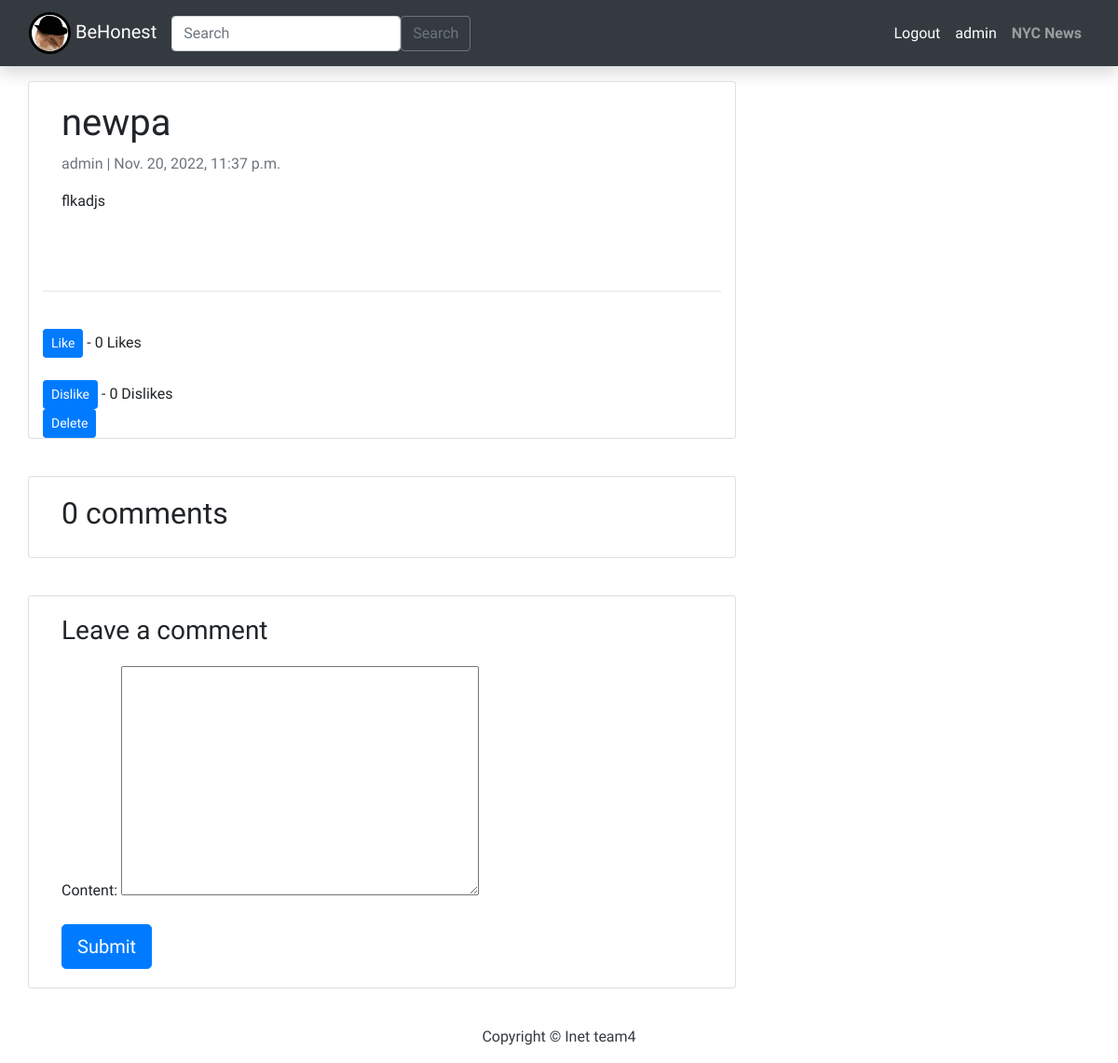
Page /home/14/ (signed in) on the committed database.
### post/models.py (models this page shows, shortened)
class Post(models.Model):
    title = models.CharField(max_length=200)
    author = models.ForeignKey(
        User, on_delete=models.CASCADE, related_name="blog_posts"
    )
    content = models.TextField()
    created_on = models.DateTimeField(auto_now_add=True)
    likes = models.ManyToManyField(User, related_name="post_post")
    dislikes = models.ManyToManyField(User, related_name="blog_post")
    class Meta:
        ordering = ["-title"]
    def total_likes(self):
        return self.likes.count()
    def total_dislikes(self):
        return self.dislikes.count()

### post/views.py (the view)
# urls.py: path("<int:id>/", views.post_detail, name="post_detail"),
@login_required(login_url="/")  # redirect when user is not logged in
def post_detail(request, id):
    template_name = "post_detail.html"
    post = get_object_or_404(Post, id=id)
    comments = post.comments.filter(active=True).order_by("-created_on")
    new_comment = None
    post.liked = False
    post.disliked = False
    if post.likes.filter(id=request.user.id).exists():
        post.liked = True
    if post.dislikes.filter(id=request.user.id).exists():
        post.disliked = True
    if request.method == "POST":
        comment_form = CommentForm(data=request.POST)
        if comment_form.is_valid():
            new_comment = comment_form.save(commit=False)
            new_comment.post = post
            new_comment.save()
    else:
        comment_form = CommentForm()
    return render(
        request,
        template_name,
        {
            "post": post,
            "comments": comments,
            "new_comment": new_comment,
            "comment_form": comment_form,
        },
    )

### post/forms.py
class CommentForm(forms.ModelForm):
    class Meta:
        model = Comment
        fields = ("content",)

### post/templates/post_detail.html (shortened to what this page needs)
{% extends 'base.html' %} {% block content %}
<div class="container">
  <div class="row">
    <div class="col-md-8 card mb-4  mt-3 left  top">
      <div class="card-body">
        <h1>{% block title %} {{ post.title }} {% endblock title %}</h1>
        <p class=" text-muted">{{ post.author }} | {{ post.created_on }}</p>
        <p class="card-text ">{{ post.content | safe }}</p>
      </div>
      <br/><br/>
      <hr>
    <br/>
    <form action="{% url 'post:like_post' post.pk %}" method="POST">
      {% if post.liked %}
        <button type="submit", name="post_id", value="{{ post.id }}", class="btn btn-danger btn-sm">Unlike</button>
        {% comment %} <button type="submit", name="post_id", value="{{ post.id }}", class="btn btn-danger btn-sm">
          <i class="fa-solid fa-thumbs-up"></i>
        </button> {% endcomment %}
      {% else %}
        <button type="submit", name="post_id", value="{{ post.id }}", class="btn btn-primary btn-sm">Like</button>
      {% endif %}
      - {{ post.total_likes }} Likes
    </form>
    <br/>
    <form action="{% url 'post:dislike_post' post.pk %}" method="POST">
      {% if post.disliked %}
        <button type="submit", name="post_id", value="{{ post.id }}", class="btn btn-danger btn-sm">Undislike</button>
      {% else %}
        <button type="submit", name="post_id", value="{{ post.id }}", class="btn btn-primary btn-sm">Dislike</button>
      {% endif %}
      - {{ post.total_dislikes }} Dislikes
    </form>
    <form action="{% url 'post:delete_post' post.pk %}" method="POST">
      {% if request.user == post.author %}
        <button type="submit", name="post_id", value="{{ post.id }}", class="btn btn-primary btn-sm">Delete</button>
      {% endif %}
    </form>
    </div>
    <div class="col-md-8 card mb-4  mt-3 ">
      <div class="card-body">
        <h2>{{ comments.count }} comments</h2>
      </div>
    </div>
    <div class="col-md-8 card mb-4  mt-3 ">
      <div class="card-body">
        {% if new_comment %}
        <div class="alert alert-success" role="alert">
          Your comment is awaiting moderation
        </div>
        {% else %}
        <h3>Leave a comment</h3>
        <form method="post" style="margin-top: 1.3em;">
          {{ comment_form.as_p }}
          <button type="submit" class="btn btn-primary  btn-lg">Submit</button>
        </form>
        {% endif %}
      </div>
    </div>
  </div>
</div>
{% endblock content %}

### post/templates/base.html (shortened to what this page needs)
<!DOCTYPE html>
{% load static %}
<html>
  <head>
    <link rel="stylesheet" href="https://stackpath.bootstrapcdn.com/bootstrap/4.4.1/css/bootstrap.min.css">
    <link rel="stylesheet" href = {% static 'styles.css' %}>
    <link href="//maxcdn.bootstrapcdn.com/font-awesome/4.1.0/css/font-awesome.min.css" rel="stylesheet">
  </head>
  <body>
    {% if user.is_authenticated %}
    <nav class="navbar navbar-expand-lg navbar-dark bg-dark shadow" id="mainNav">
      <div class="container-fluid">
        <a class="navbar-brand" href="{% url 'post:base' %}">
          <img src="{% static 'img/Febee.png' %}" alt="Febee" class="logo">
          BeHonest
        </a>
        <form class="d-flex" method="POST" action="{% url 'post:search-results' %}" >
          <input class="form-control me-2"
          type = "search" placeholder="Search" aria-label="Search" name="searched">
          <button class="btn btn-outline-secondary" type="submit">Search</button>
        </form>
        <div class="collapse navbar-collapse" id="navbarResponsive">
          <ul class="navbar-nav ml-auto">
              <li class="nav-item">
                <a class="nav-link text-white" href="{% url 'main:logout' %}">Logout</a>
              </li>
              <li class="nav-item">
                {% if authenticated_user  == Null  %}
                <a class="nav-link text-white" href="/home/profile/{{user.username}}">{{user.username}}</a>
                {% else %}
                <a class="nav-link text-white" href="/home/profile/{{authenticated_user.username}}">{{authenticated_user.username}}</a>
                {% endif %}
              </li>
              <div class="collapse navbar-collapse" id="navbarResponsive">
                <ul class="navbar-nav ml-auto">
                    <a
                      class="nav-link text-black font-weight-bold"
                      href="/news"
                      >NYC News</a
                    >
                </ul>
              </div>
          </ul>
        </div>
        </div>
    </nav>
    {% block content %}{% endblock content %}
    {% else %}
      <p class="text-center">Don't have an account? <a href="register">Create an account</a>.</p>
    </div>
    {% endif %}
    <footer class="py-3 bg-grey">
              <p class="m-0 text-dark text-center ">Copyright &copy; Inet team4</p>
    </footer>
  </body>
</html>

### static/styles.css (style rules this page uses)
* { font-family: 'Oswald', sans-serif; }
.logo { border-radius: 50%; background-position: center; background-size: cover; width: 45px; height: 45px; border: 3px solid; color: black; }

### rows in the picture
Post: title "newpa", author "admin", created_on "Nov. 20, 2022, 11:37 p.m.", content "flkadjs", total_likes "0", total_dislikes "0"

### other values in the picture
{{ user.username }} "admin"
{{ comments.count }} "0"
